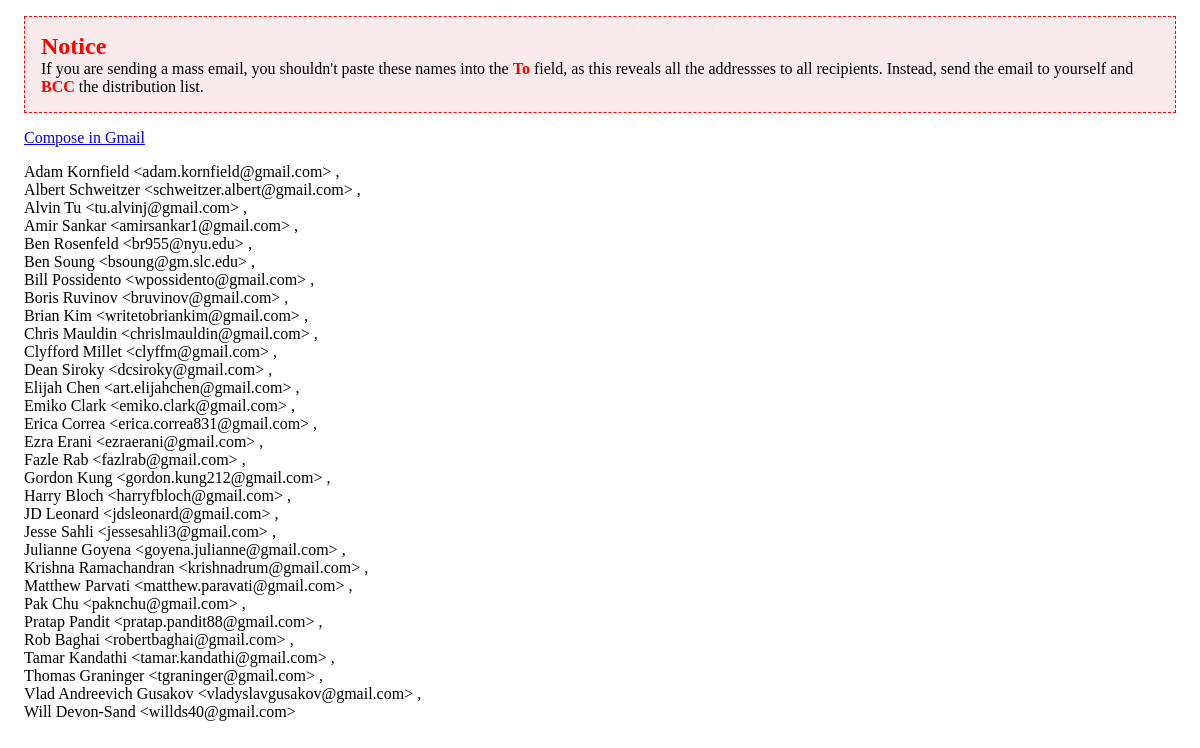
Screenshot of /student/list/email/ (signed in) with the database file from the repository.
### people/models.py (models this page shows, shortened)
class Student(models.Model):
    COURSE_OPTIONS = (("ios-fulltime","iOS full-time intensive"),("android-fulltime", "android full-time intensive"),("swift","iOS part-time (Swift)"))
    LEVEL_OPTIONS = ((0, "Zero Beginner - no coding knowledge"),
    (1, "Beginner - has knowledge of computing concepts, "),
    (2, "Starter - some basic knowledge of programming"),
    (3, "Mover - knowledge of programming, academic or functional, frameworks"),
    (4, "Advanced - CS degree, or equivalent work experience"))
    first_name = models.CharField(max_length=31)
    last_name = models.CharField(max_length=31)
    email = models.EmailField()
    start_date = models.DateField(default=date.today)
    course = models.ForeignKey(Course)
    current_project = models.ForeignKey('projects.Project', blank=True, null=True)
    uses_own_laptop = models.BooleanField(default=True)
    active = models.BooleanField(default = True)

### people/views.py (the view)
# urls.py: url(r'^student/list/email/$', login_required(StudentEmailList.as_view())),
class StudentEmailList(PermissionRequiredMixin, View):
    permission_required = 'people.add_student'
    template_name = 'student_email_list.html'
    def get(self, request):
        students = Student.objects.filter(active=True).order_by('first_name')
        current_user = request.user
        current_user_email = current_user.email
        return render(
            request,
            self.template_name,
            {'student_list': students, 'current_user_email':current_user_email})

### people/templates/student_email_list.html (shortened to what this page needs)
<!DOCTYPE html>
<html lang="en">
<head>
</head>
<body>
<div class="notice"><h2>Notice</h2><p>If you are sending a mass email, you shouldn't paste these names into the <strong>To</strong> field, as this reveals all the addressses to all recipients. Instead, send the email to yourself and <strong>BCC</strong> the distribution list.</p></div>
<div class="addresses">
{% block email %}
<p><a href="https://mail.google.com/mail/?view=cm&fs=1&to={{ current_user_email }}&bcc=
{% for student in student_list %}
        {{ student.first_name|urlencode }}+{{ student.last_name|urlencode }}&lt;{{ student.email }}&gt;
        {% if not forloop.last %},
        {% endif %}
{% endfor %}
{% endblock %}
">Compose in Gmail</a></p>
<p>
{% block content %}
{% for student in student_list %}
        {{ student.first_name }} {{ student.last_name }} &lt;{{ student.email }}&gt;
    {% if not forloop.last %},<br>
        {% endif %}
{% endfor %}
{% endblock %}
</p>
</div>
</body>
</html>

### people/templates/student_email_list.html (style rules this page uses)
.notice { background: rgba(193, 66, 66, 0.1); border: red dashed 1px; padding:1em; margin: 1em; }
.notice h2, .notice p { margin-bottom: 0; margin-top: 0; }
.notice h2, .notice strong { color: red; font-family: "Arial Black"; }
.addresses { margin: 1em; }

### rows the page displays
Student: first_name "Adam", last_name "Kornfield", email "adam.kornfield@gmail.com"
Student: first_name "Albert", last_name "Schweitzer", email "schweitzer.albert@gmail.com"
Student: first_name "Alvin", last_name "Tu", email "tu.alvinj@gmail.com"
Student: first_name "Amir", last_name "Sankar", email "amirsankar1@gmail.com"
Student: first_name "Ben", last_name "Rosenfeld", email "br955@nyu.edu"
Student: first_name "Ben", last_name "Soung", email "bsoung@gm.slc.edu"
Student: first_name "Bill", last_name "Possidento", email "wpossidento@gmail.com"
Student: first_name "Boris", last_name "Ruvinov", email "bruvinov@gmail.com"
Student: first_name "Brian", last_name "Kim", email "writetobriankim@gmail.com"
Student: first_name "Chris", last_name "Mauldin", email "chrislmauldin@gmail.com"
Student: first_name "Clyfford", last_name "Millet", email "clyffm@gmail.com"
Student: first_name "Dean", last_name "Siroky", email "dcsiroky@gmail.com"
Student: first_name "Elijah", last_name "Chen", email "art.elijahchen@gmail.com"
Student: first_name "Emiko", last_name "Clark", email "emiko.clark@gmail.com"
Student: first_name "Erica", last_name "Correa", email "erica.correa831@gmail.com"
Student: first_name "Ezra", last_name "Erani", email "ezraerani@gmail.com"
Student: first_name "Fazle", last_name "Rab", email "fazlrab@gmail.com"
Student: first_name "Gordon", last_name "Kung", email "gordon.kung212@gmail.com"
Student: first_name "Harry", last_name "Bloch", email "harryfbloch@gmail.com"
Student: first_name "JD", last_name "Leonard", email "jdsleonard@gmail.com"
Student: first_name "Jesse", last_name "Sahli", email "jessesahli3@gmail.com"
Student: first_name "Julianne", last_name "Goyena", email "goyena.julianne@gmail.com"
Student: first_name "Krishna", last_name "Ramachandran", email "krishnadrum@gmail.com"
Student: first_name "Matthew", last_name "Parvati", email "matthew.paravati@gmail.com"
Student: first_name "Pak", last_name "Chu", email "paknchu@gmail.com"
Student: first_name "Pratap", last_name "Pandit", email "pratap.pandit88@gmail.com"
Student: first_name "Rob", last_name "Baghai", email "robertbaghai@gmail.com"
Student: first_name "Tamar", last_name "Kandathi", email "tamar.kandathi@gmail.com"
Student: first_name "Thomas", last_name "Graninger", email "tgraninger@gmail.com"
Student: first_name "Vlad Andreevich", last_name "Gusakov", email "vladyslavgusakov@gmail.com"
Student: first_name "Will", last_name "Devon-Sand", email "willds40@gmail.com"
